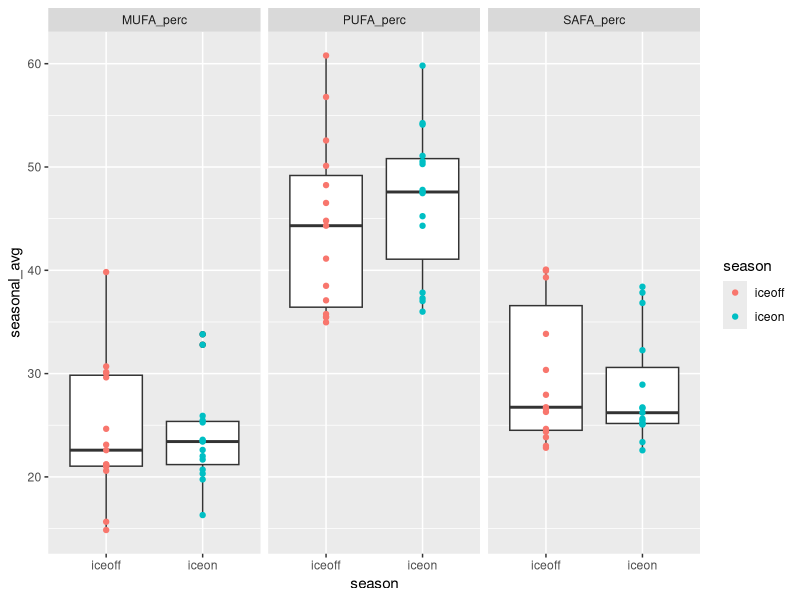
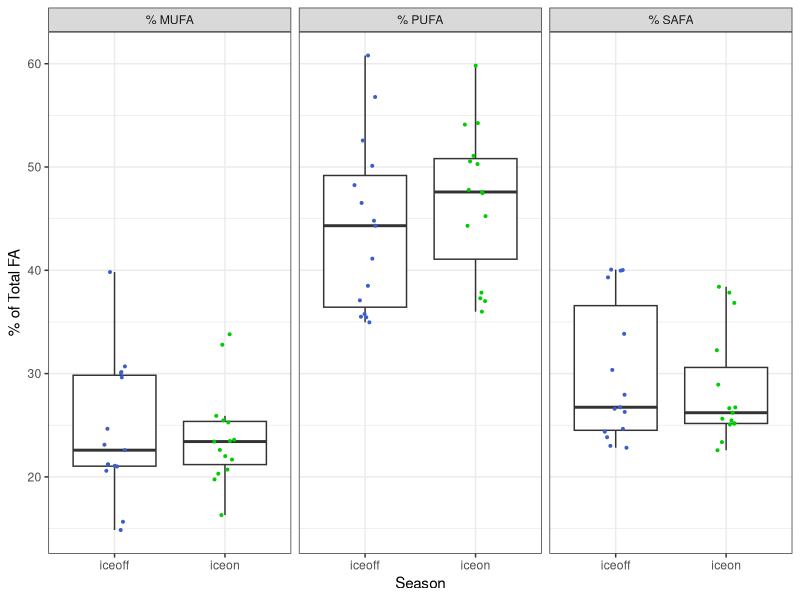

Here is the R script that generated these plots, in order:
# Script to look at fatty acids profile under ice vs summer stratification
# uses Hampton et al. ecology under lake ice dataset (ecology letters)
# and Galloway et al PLoS one paper fatty acid dataset

# ----> removes "other" phyto and finds new proportions

#libraries
library(dplyr)
library(reshape2)
library(tidyr)
library(ggplot2)

#===========================================================================
# ----> read in ecology under lake ice dataset and FA dataset
#===========================================================================

euli_orig <- read.csv("../Data/under_ice_data.csv", stringsAsFactors = FALSE)

fa_orig <- read.csv("../Data/PLoS_supp/S1_Dataset.csv", stringsAsFactors = FALSE)

#===========================================================================
# ----> wrangle ice phyto data
#===========================================================================

euli <- euli_orig %>% 
  #keep only columns of potential interest
  select(year, season, researcher, lakename, stationname, poolstation, lakeregloc, lakecountry,
         startday, startmonth, startyear, endday, endmonth, endyear,
         iceduration, fadata, avesecchidepth, avechla, 
         phytomethod, avephytomass, avephytocount,
         propchloro, propcrypto, propcyano, propdiatom, propdiatom, propotherphyto) %>% 
  #only interested when *not* all NA for phyto props
  filter(!(is.na(propchloro) & is.na(propcrypto) & is.na(propcyano) & 
           is.na(propdiatom) & is.na(propdiatom) & is.na(propotherphyto)))

#some lakes have multiple stations within lake
euli %>% 
  group_by(lakename) %>% 
  summarize(n = n_distinct(stationname)) %>% 
  filter(n > 1) %>% 
  as.data.frame()
#               lakename n
# 1 Blackstrap Reservoir 2
# 2     Lake Diefenbaker 3

euli %>% 
  group_by(lakename) %>% 
  summarize(n = n_distinct(poolstation)) %>% 
  as.data.frame() %>% 
  filter(n > 1)

#1:1 match lakename:poolstation
# filter(euli, lakename %in% c("Blackstrap Reservoir", "Lake Diefenbaker")) %>% select(lakename, stationname, poolstation)

#aggregate to lake/poolstation
euli_lakes_phytos <- euli %>% 
  #start by looking just at pytos, can circle back to incorporate snow/ice/secchi etc.
  select(year, season, lakename, poolstation, 
         propchloro, propcrypto, propcyano, propdiatom, propotherphyto) %>% 
  #group and aggregate
  group_by(lakename, poolstation, year, season) %>% 
  summarize(prop_chloro = mean(propchloro, na.rm = TRUE),
            prop_crypto = mean(propcrypto, na.rm = TRUE),
            prop_cyano = mean(propcyano, na.rm = TRUE),
            prop_diatom = mean(propdiatom, na.rm = TRUE),
            prop_other = mean(propotherphyto, na.rm = TRUE)) %>% 
  ungroup() %>% 
  as.data.frame()
  
summary(euli_lakes_phytos) #40 NA in crypto
str(euli_lakes_phytos) #205

#going to start by using only lakes with *NO NAs* for phytos
euli_phytos_complete <- euli_lakes_phytos %>% 
  filter(!(is.na(prop_chloro) | is.na(prop_crypto) | is.na(prop_cyano) | 
             is.na(prop_diatom) | is.na(prop_other)))
#158 obvs - only "complete" phyto profiles

#24 lakes in total
unique(euli_phytos_complete$lakename) 

#what's the temporal coverage?
#only want ones with matching iceon/iceoff
euli_phytos_complete %>% 
  group_by(lakename) %>% 
  summarize(seasons = n_distinct(season)) %>% 
  as.data.frame() %>% 
  arrange(seasons)

#identity lakes with both seasons per year
multi_seasons <- euli_phytos_complete %>% 
  group_by(lakename, year) %>% 
  summarize(seasons = n_distinct(season)) %>% 
  as.data.frame() %>% 
  arrange(seasons) %>% 
  filter(seasons > 1) %>% 
  mutate(lakeyear = paste(lakename, year, sep = "_"))

#keep only those lake/year/seasons
euli_phytos_complete_matching <- euli_phytos_complete %>% 
  mutate(lakeyear = paste(lakename, year, sep = "_")) %>% 
  filter(lakeyear %in% multi_seasons$lakeyear)

#make sure 1:1 match (i.e., iceon/iceoff in single year for lake - no missing pairs singles)
# euli_phytos_complete_matching %>% 
#   group_by(lakename, year) %>% 
#   summarize(n = n_distinct(season)) %>% 
#   filter(n != 2)
#correct

# filter(euli_phytos_complete, lakename == "Saanajarvi")
# filter(euli, lakename == "Saanajarvi")
#yep...being true to the data, we ignore Saanajarvi
#I think it's actually a goof in the euli data, 
#but moving forward without it...

#check out remaining
str(euli_phytos_complete_matching)
str(unique(euli_phytos_complete_matching$lakename)) 
#15 lakes

#temporal coverage
lake_years <- euli_phytos_complete_matching %>% 
  group_by(lakename) %>% 
  summarize(yrs = n_distinct(year)) %>% 
  arrange(yrs) %>% 
  as.data.frame()
#                lakename yrs
# 1  Blackstrap Reservoir   1
# 2   Broderick Reservoir   1
# 3      Lake Diefenbaker   1
# 4   Lake Santo Parmense   1
# 5     Lake Vanajanselka   1
# 6           Simoncouche   1
# 7      St. Denis Pond 1   1
# 8     St. Denis Pond 90   1
# 9  St. Denis Pond S5338   1
# 10  Lake Valkea-Kotinen   2
# 11             Lake 227   3
# 12             Lake 239   6
# 13      Scharmuetzelsee   9
# 14          Lake Monona  12
# 15         Lake Mendota  16

#may be interested in lakes with >= 3 years down the road
lake_years_3more <- filter(lake_years, yrs >= 3)

#make long to be equivalent to FA data
phytos_long <- euli_phytos_complete_matching %>% 
  select(-poolstation, -lakeyear) %>% 
  melt(id.vars = c("lakename", "year", "season")) %>% 
  rename(phyto_group = variable, prop = value)

#remove prop from group name
phytos_long$phyto_group <- gsub("prop_", "", phytos_long$phyto_group)

unique(phytos_long$phyto_group)
# "chloro"     "crypto"     "cyano"      "diatom"     "other"

#remove "other" phyto and find new total, then recalculate proportions
phyto_long_no_other <- phytos_long %>% 
  #remove "other" phyto group
  filter(phyto_group != "other") %>% 
  #for each lake/year/season (i.e. time point)
  group_by(lakename, year, season) %>% 
  #find new total proportion
  mutate(new_total = sum(prop),
         #find new proportion for phyto groups
         new_prop = prop/new_total) %>% 
  as.data.frame()

# summary(phyto_long_no_other)
# filter(phyto_long_no_other, new_total < 0.1)
# filter(phytos_long, phyto_group == "other" & prop > 0.5) %>% arrange(prop)

phyto_long_no_other <- phyto_long_no_other %>% 
  select(-prop, -new_total) %>% 
  rename(prop = new_prop)

#===========================================================================
# ----> wrangle FA data
#===========================================================================

fa <- fa_orig %>% 
  #only fresh water
  filter(Salinity == 0) %>% 
  #only proportional data
  filter(Data == "prop") %>% 
  #for now, don't care about experimental info
  select(Group, Class, Order, Genus, species,
         sumSAFA, sumMUFA, sumPUFA,
         c18.2w6, c18.3w6, c18.3w3,
         c18.4w3, c18.5w3, 
         c20.4w6, c20.5w3, c22.6w3)

unique(fa$Group)
# "Cyanobacteria" "Chlorophyta"   "Ochrophyta"    "Cryptophyta"   "Dinophyta"     "Euglenozoa"    "Rhodophyta"  

#crosswalk to match euli to FA
fa_equiv <- fa %>% 
  #crypto, chloro, cyano are direct matches
  mutate(fa_group = ifelse(Group == "Cryptophyta", "crypto", NA),
         fa_group = ifelse(Group == "Chlorophyta", "chloro", fa_group),
         fa_group = ifelse(Group == "Cyanobacteria", "cyano", fa_group),
         #diatoms are everything in these 3 classes in FA data
         fa_group = ifelse(Class %in% c("Bacillariophyceae", "Fragilariophyceae", "Coscinodiscophyceae"),
                           "diatom", fa_group))

# fa_equiv %>% 
#   select(Group, fa_group) %>% 
#   unique()
# 
# fa_equiv %>% 
#   select(Group, Class, fa_group) %>% 
#   unique()
#
# fa_equiv %>% group_by(fa_group) %>% summarize(n = n_distinct(Genus)) %>% as.data.frame()
#   fa_group  n
# 1   chloro 13
# 2   crypto  2
# 3    cyano 22
# 4   diatom  8
# 5     <NA> 11


#===========================================================================
# ----> aggregate FA data
#===========================================================================

#aggregate to level of fa_group (average)

fa_group_avgs <- fa_equiv %>% 
  group_by(fa_group) %>% 
  summarize(grp_avg_sumSAFA = mean(sumSAFA, na.rm = TRUE),
            grp_avg_sumMUFA = mean(sumMUFA, na.rm = TRUE),
            grp_avg_sumPUFA = mean(sumPUFA, na.rm = TRUE),
            grp_avg_c18.2w6 = mean(c18.2w6, na.rm = TRUE),
            grp_avg_c18.3w6 = mean(c18.3w6, na.rm = TRUE),
            grp_avg_c18.3w3 = mean(c18.3w3, na.rm = TRUE),
            grp_avg_c18.4w3 = mean(c18.4w3, na.rm = TRUE),
            grp_avg_c18.5w3 = mean(c18.5w3, na.rm = TRUE),
            grp_avg_c20.4w6 = mean(c20.4w6, na.rm = TRUE),
            grp_avg_c20.5w3 = mean(c20.5w3, na.rm = TRUE),
            grp_avg_c22.6w3 = mean(c22.6w3, na.rm = TRUE)) %>% 
  as.data.frame()

# fa_group_avgs

#===========================================================================
# ----> combine EULI and FA datasets
#===========================================================================

head(phyto_long_no_other) #lake, year, season, group, prop
head(fa_group_avgs) #group, FAs

#combine euli and FA - have group, proportion, and FA data
full_dat <- merge(phyto_long_no_other, fa_group_avgs, 
                  by.x = "phyto_group", by.y = "fa_group", 
                  all.x = TRUE)

# From LTER FA script:
# What we want is "what are the average proportions of SAFA, MUFA, PUFA 
# present in the community, irrespective of total biomass?" 
# (i.e. we know there is higher biomass in summer - the Circus Circus buffet)
# SH: pretty sure that what we want then is:(biomass_dry_weight * sumSAFA)/total dry weight
# This is already a proportion (biomass/total) so can do prop * FA

#weight data accordingly
full_dat_weighted <- full_dat %>% 
  #prop phyto (already biomass/total biomass) * prop FA
  mutate(sumSAFA_prop = grp_avg_sumSAFA * prop,
         sumMUFA_prop = grp_avg_sumMUFA * prop, 
         sumPUFA_prop = grp_avg_sumPUFA * prop,
         prop_c18.2w6 = grp_avg_c18.2w6 * prop,
         prop_c18.3w6 = grp_avg_c18.3w6 * prop,
         prop_c18.3w3 = grp_avg_c18.3w3 * prop,
         prop_c18.4w3 = grp_avg_c18.4w3 * prop,
         prop_c18.5w3 = grp_avg_c18.5w3 * prop,
         prop_c20.4w6 = grp_avg_c20.4w6 * prop,
         prop_c20.5w3 = grp_avg_c20.5w3 * prop,
         prop_c22.6w3 = grp_avg_c22.6w3 * prop) %>% 
  #keep only columns of interest
  #for now, only SAFA, MUFA, PUFA
  select(lakename, year, season, phyto_group, 
         sumSAFA_prop, sumMUFA_prop, sumPUFA_prop,
         prop_c18.2w6,prop_c18.3w6,  prop_c18.3w3,
         prop_c18.4w3, prop_c18.5w3,
         prop_c20.4w6, prop_c20.5w3, 
         prop_c22.6w3)

# full_dat_weighted %>%
#   group_by(lakename, year, season) %>%
#   summarize(totSAFA = sum(sumSAFA_prop, na.rm = TRUE),
#             totMUFA = sum(sumMUFA_prop, na.rm = TRUE),
#             totPUFA = sum(sumPUFA_prop, na.rm = TRUE),
#             total = totSAFA + totMUFA + totPUFA) %>%
#   as.data.frame() %>%
#   summary()


#sum within lake/time point (get community-level FA)
full_dat_weighted_comm <- full_dat_weighted %>% 
  group_by(lakename, year, season) %>% 
  #sum across phyto groups
  summarize(MUFA_perc = sum(sumMUFA_prop, na.rm = TRUE),
            PUFA_perc = sum(sumPUFA_prop, na.rm = TRUE),
            SAFA_perc = sum(sumSAFA_prop, na.rm = TRUE),
            perc_c18.2w6 = sum(prop_c18.2w6, na.rm = TRUE),
            perc_c18.3w6 = sum(prop_c18.3w6, na.rm = TRUE),
            perc_c18.3w3 = sum(prop_c18.3w3, na.rm = TRUE),
            perc_c18.4w3 = sum(prop_c18.4w3, na.rm = TRUE),
            perc_c18.5w3 = sum(prop_c18.5w3, na.rm = TRUE),
            perc_c20.4w6 = sum(prop_c20.4w6, na.rm = TRUE),
            perc_c20.5w3 = sum(prop_c20.5w3, na.rm = TRUE),
            perc_c22.6w3 = sum(prop_c22.6w3, na.rm = TRUE)) %>% 
  as.data.frame()

# full_dat_weighted_comm %>% 
#   mutate(total_FA = MUFA_perc + PUFA_perc + SAFA_perc) %>% 
#   summary()
#like above, ranges from ~97 to 99, good

#this format matches LTER_FA_20180217 
#(detailed look at lakes ME/MO)

head(full_dat_weighted_comm)

#write to csv for use in other scripts
write.csv(full_dat_weighted_comm, "../Data/EULI_lake_year_season_community_FAs.csv", row.names = FALSE)

#make a verion with one point per lake/season (aggregate across years)
#include standard deviation as measure of variance, as well as count
full_dat_weighted_comm_agg <- full_dat_weighted_comm %>% 
  group_by(lakename, season) %>% 
  #using __ so can separate later
  summarize(n_years = n_distinct(year),
            seasonal_avg__MUFA_perc = mean(MUFA_perc, na.rm = TRUE),
            sd__MUFA_perc = sd(MUFA_perc, na.rm = TRUE),
            seasonal_avg__PUFA_perc = mean(PUFA_perc, na.rm = TRUE),
            sd__PUFA_perc = sd(PUFA_perc, na.rm = TRUE),
            seasonal_avg__SAFA_perc = mean(SAFA_perc, na.rm = TRUE),
            sd__SAFA_perc = sd(SAFA_perc, na.rm = TRUE),
            
            seasonal_avg__c18.2w6 = mean(perc_c18.2w6, na.rm = TRUE),
            seasonal_avg__c18.3w6 = mean(perc_c18.3w6, na.rm = TRUE),
            seasonal_avg__c18.3w3 = mean(perc_c18.3w3, na.rm = TRUE),
            seasonal_avg__c18.4w3 = mean(perc_c18.4w3, na.rm = TRUE),
            seasonal_avg__c18.5w3 = mean(perc_c18.5w3, na.rm = TRUE),
            seasonal_avg__c20.4w6 = mean(perc_c20.4w6, na.rm = TRUE),
            seasonal_avg__c20.5w3 = mean(perc_c20.5w3, na.rm = TRUE),
            seasonal_avg__c22.6w3 = mean(perc_c22.6w3, na.rm = TRUE),
            
            sd__c18.2w6 = sd(perc_c18.2w6, na.rm = TRUE),
            sd__c18.3w6 = sd(perc_c18.3w6, na.rm = TRUE),
            sd__c18.3w3 = sd(perc_c18.3w3, na.rm = TRUE),
            sd__c18.4w3 = sd(perc_c18.4w3, na.rm = TRUE),
            sd__c18.5w3 = sd(perc_c18.5w3, na.rm = TRUE),
            sd__c20.4w6 = sd(perc_c20.4w6, na.rm = TRUE),
            sd__c20.5w3 = sd(perc_c20.5w3, na.rm = TRUE),
            sd__c22.6w3 = sd(perc_c22.6w3, na.rm = TRUE)) %>% 
  as.data.frame()

# full_dat_weighted_comm_agg %>% 
#   mutate(total_FA = seasonal_avg__MUFA_perc + seasonal_avg__PUFA_perc + seasonal_avg__SAFA_perc) %>% 
#   summary()

head(full_dat_weighted_comm_agg)

write.csv(full_dat_weighted_comm_agg, "../Data/EULI_lake_seasonal_community_FAs.csv", row.names = FALSE)


###########################
# Section started 2018 May 30, SP and MB
full_dat_weighted_comm_agg


full_dat_weighted_comm_ag_long <- melt(data = full_dat_weighted_comm_agg, 
     measure.vars = c("seasonal_avg__MUFA_perc","seasonal_avg__PUFA_perc","seasonal_avg__SAFA_perc"),
     id.vars = c("lakename","season","n_years"))

full_dat_weighted_comm_ag_long$variable<-as.character(full_dat_weighted_comm_ag_long$variable)
full_dat_weighted_comm_ag_long$variable[which(full_dat_weighted_comm_ag_long$variable=="seasonal_avg__MUFA_perc")]<-"% MUFA"
full_dat_weighted_comm_ag_long$variable[which(full_dat_weighted_comm_ag_long$variable=="seasonal_avg__PUFA_perc")]<-"% PUFA"
full_dat_weighted_comm_ag_long$variable[which(full_dat_weighted_comm_ag_long$variable=="seasonal_avg__SAFA_perc")]<-"% SAFA"



euli_onelake_oneseason_onevalue<-ggplot(data = full_dat_weighted_comm_ag_long, aes(x = season, y = value)) + 
  geom_boxplot(outlier.shape="") +
#  geom_point(aes(color = season)) + 
  geom_jitter(aes(color = season), width = 0.1,size=0.7) +  
  facet_wrap(~variable) +
  ylab('% of Total FA')+
  xlab('Season')+
  scale_color_manual(values = c("royalblue3","green3"))+
  theme_bw()+
  theme(legend.position="none")

#png(filename = "../Figures/euli_onelake_oneseason_onevalue.png",width = 6, height = 6, units = "in", res = 500)
png(filename = "../Figures/euli_onelake_oneseason_onevalue.png",width = 4, height = 2.5, units = "in", res = 500)
euli_onelake_oneseason_onevalue
dev.off()

###########################

# checking for consistency with Labou aggregtion method??

dat_long_seasonal_points <- full_dat_weighted_comm_agg %>% 
  #make long
  melt(id.vars = c("lakename", "season", "n_years")) %>% 
  #split variable column name
  separate(variable, into = c("agg_type", "FA_type"), sep = "__") %>% 
  #make wide so have column for avg and sd
  dcast(lakename + season + n_years + FA_type ~ agg_type, value.var = "value")


ggplot(data = subset(dat_long_seasonal_points,dat_long_seasonal_points$FA_type %in% 
                       c("MUFA_perc","PUFA_perc","SAFA_perc")), aes(x = season, y = seasonal_avg)) + 
  geom_boxplot() + 
  geom_point(aes(color = season)) + 
  facet_wrap(~FA_type)
